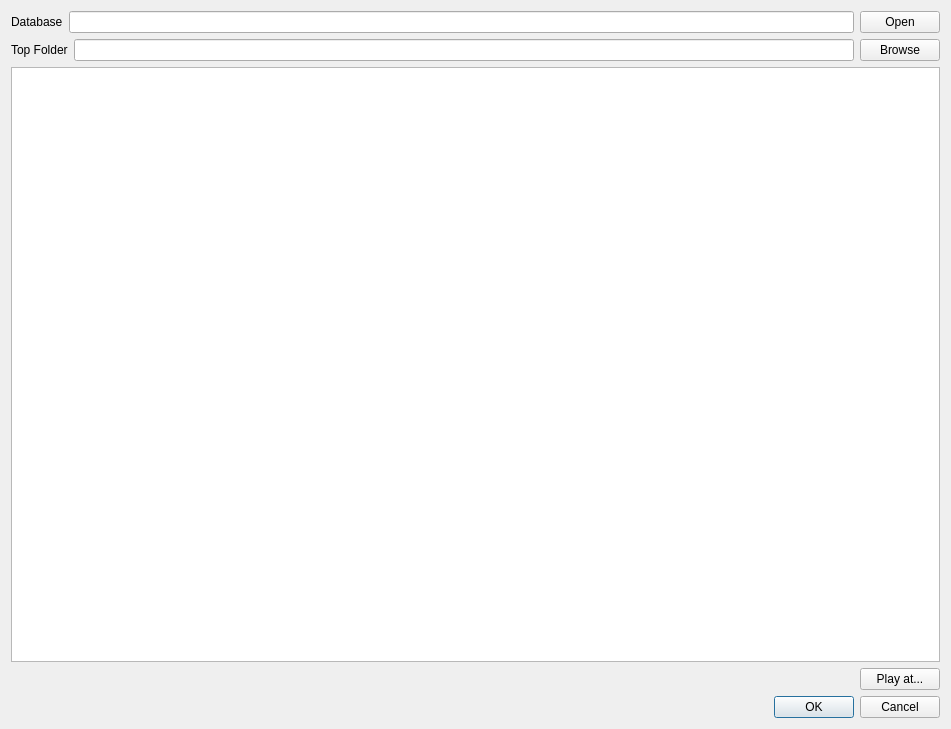
<?xml version="1.0" encoding="UTF-8"?>
<ui version="4.0">
 <class>Configuartion</class>
 <widget class="QDialog" name="Configuartion">
  <property name="geometry">
   <rect>
    <x>0</x>
    <y>0</y>
    <width>951</width>
    <height>729</height>
   </rect>
  </property>
  <property name="windowTitle">
   <string>Dialog</string>
  </property>
  <layout class="QVBoxLayout" name="verticalLayout_2">
   <item>
    <layout class="QHBoxLayout" name="horizontalLayout_3">
     <item>
      <widget class="QLabel" name="label_2">
       <property name="text">
        <string>Database</string>
       </property>
      </widget>
     </item>
     <item>
      <widget class="QLineEdit" name="lineEdit_Database"/>
     </item>
     <item>
      <widget class="QPushButton" name="pushButton_Database">
       <property name="text">
        <string>Open</string>
       </property>
      </widget>
     </item>
    </layout>
   </item>
   <item>
    <layout class="QHBoxLayout" name="horizontalLayout">
     <item>
      <widget class="QLabel" name="label">
       <property name="text">
        <string>Top Folder</string>
       </property>
      </widget>
     </item>
     <item>
      <widget class="QLineEdit" name="lineEdit_TopFolder"/>
     </item>
     <item>
      <widget class="QPushButton" name="pushButton_TopFolder">
       <property name="text">
        <string>Browse</string>
       </property>
      </widget>
     </item>
    </layout>
   </item>
   <item>
    <layout class="QVBoxLayout" name="verticalLayout">
     <item>
      <widget class="QListView" name="listView_PlayList"/>
     </item>
     <item>
      <layout class="QHBoxLayout" name="horizontalLayout_2">
       <item>
        <spacer name="horizontalSpacer">
         <property name="orientation">
          <enum>Qt::Horizontal</enum>
         </property>
         <property name="sizeHint" stdset="0">
          <size>
           <width>40</width>
           <height>20</height>
          </size>
         </property>
        </spacer>
       </item>
       <item>
        <widget class="QPushButton" name="pushButton_Playat">
         <property name="text">
          <string>Play at...</string>
         </property>
        </widget>
       </item>
      </layout>
     </item>
    </layout>
   </item>
   <item>
    <widget class="QDialogButtonBox" name="buttonBox">
     <property name="orientation">
      <enum>Qt::Horizontal</enum>
     </property>
     <property name="standardButtons">
      <set>QDialogButtonBox::Cancel|QDialogButtonBox::Ok</set>
     </property>
    </widget>
   </item>
  </layout>
 </widget>
 <resources/>
 <connections>
  <connection>
   <sender>buttonBox</sender>
   <signal>accepted()</signal>
   <receiver>Configuartion</receiver>
   <slot>accept()</slot>
   <hints>
    <hint type="sourcelabel">
     <x>248</x>
     <y>254</y>
    </hint>
    <hint type="destinationlabel">
     <x>157</x>
     <y>274</y>
    </hint>
   </hints>
  </connection>
  <connection>
   <sender>buttonBox</sender>
   <signal>rejected()</signal>
   <receiver>Configuartion</receiver>
   <slot>reject()</slot>
   <hints>
    <hint type="sourcelabel">
     <x>316</x>
     <y>260</y>
    </hint>
    <hint type="destinationlabel">
     <x>286</x>
     <y>274</y>
    </hint>
   </hints>
  </connection>
 </connections>
</ui>
